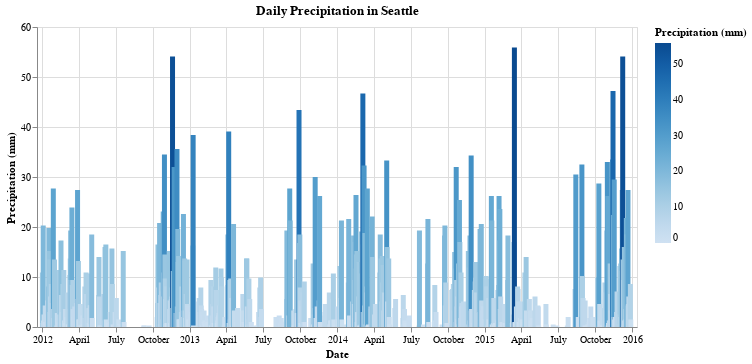

The notebook cell this image was saved under:
### Markdown cell above
### Visualization 2: Precipitation Levels

Design Choices:
- Bar Chart: Effective for showing discrete data points like daily precipitation.
- Color Gradient: Represents the intensity of precipitation.
- Interactive Selection: Allows users to filter by weather conditions.

### Code cell
# Precipitation Levels
precip_chart = alt.Chart(data).mark_bar().encode(
    x=alt.X('date:T', title='Date'),
    y=alt.Y('precipitation:Q', title='Precipitation (mm)'),
    color=alt.Color('precipitation:Q', scale=alt.Scale(scheme='blues'), title='Precipitation (mm)'),
    tooltip=['date:T', 'precipitation:Q', 'weather:N']
).properties(
    title='Daily Precipitation in Seattle',
    width=600,
    height=300
).interactive()

precip_chart

### Figure 1 — Vega-Lite specification as saved in the notebook (floating-point values rounded to 4 significant figures; data arrays with more than 128 entries replaced by an {"elided": "..."} marker saying what was removed)
{"config": {"view": {"continuousWidth": 400, "continuousHeight": 300}}, "data": {"name": "data-b340879667032aa0adfdfe68a8dd408c"}, "mark": "bar", "encoding": {"color": {"field": "precipitation", "scale": {"scheme": "blues"}, "title": "Precipitation (mm)", "type": "quantitative"}, "tooltip": [{"field": "date", "type": "temporal"}, {"field": "precipitation", "type": "quantitative"}, {"field": "weather", "type": "nominal"}], "x": {"field": "date", "title": "Date", "type": "temporal"}, "y": {"field": "precipitation", "title": "Precipitation (mm)", "type": "quantitative"}}, "height": 300, "selection": {"selector002": {"type": "interval", "bind": "scales", "encodings": ["x", "y"]}}, "title": "Daily Precipitation in Seattle", "width": 600, "$schema": "https://vega.github.io/schema/vega-lite/v4.17.0.json", "datasets": {"data-b340879667032aa0adfdfe68a8dd408c": {"elided": "1461 records"}}}
